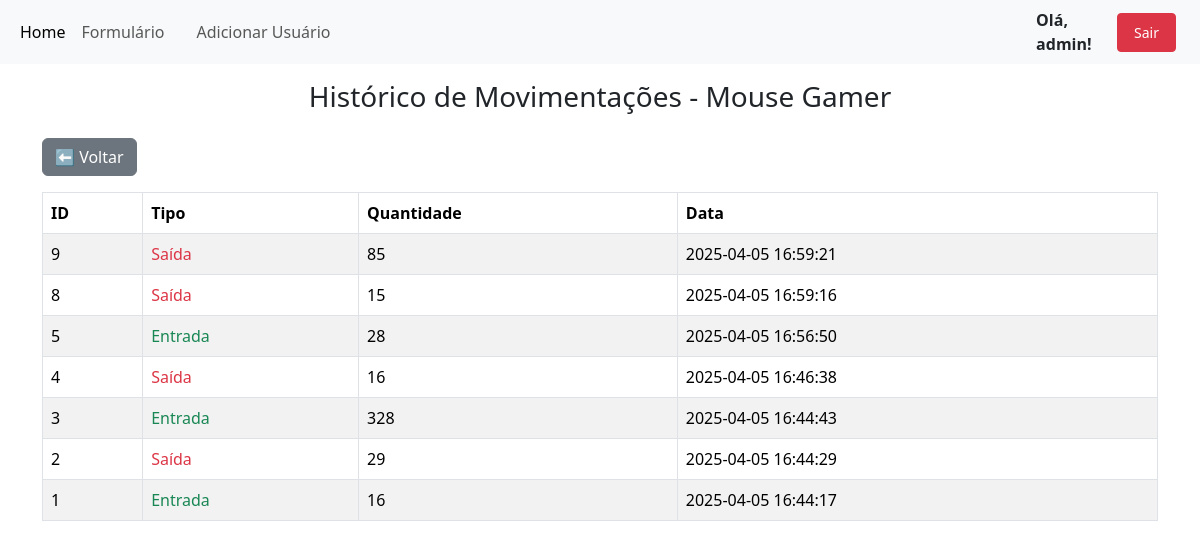
The page /historico/1 (signed in) on the database its author committed.
### tables this page shows
CREATE TABLE produtos (
                    ID INTEGER PRIMARY KEY AUTOINCREMENT,
                    NOME TEXT,
                    QUANTIDADE_ESTOQUE INTEGER,
                    FABRICANTE TEXT,
                    DESCRICAO TEXT,
                    PRECO REAL);

CREATE TABLE movimentacoes (
                    id INTEGER PRIMARY KEY AUTOINCREMENT,
                    produto_id INTEGER,
                    quantidade INTEGER NOT NULL,
                    tipo_movimentacao TEXT CHECK(tipo_movimentacao in ('entrada', 'saida')) NOT NULL,
                    data TIMESTAMP DEFAULT CURRENT_TIMESTAMP,
                    FOREIGN KEY (produto_id) REFERENCES produtos(id)
                    );

### routes/produto.py (the view)
@bp_produto.route("/historico/<int:id>")
def historico_produto(id):
    if "user_id" not in session:
        flash("Você precisa fazer login!")
        return redirect(url_for("auth.login"))
    with sql.connect("form_db.db") as con:
        con.row_factory = sql.Row
        cur = con.cursor()
        cur.execute("SELECT * FROM produtos WHERE ID = ?", (id,))
        produto = cur.fetchone()
        cur.execute("SELECT * FROM movimentacoes WHERE produto_id = ? ORDER BY data DESC", (id,))
        historico = cur.fetchall()
    return render_template("historico_produto.html", produto=produto, historico=historico)

### templates/historico_produto.html
{% extends 'layout.html' %}
{% block body %}
<h3 class="text-center mb-4">Histórico de Movimentações - {{ produto.NOME }}</h3>
<a href="{{ url_for('produto.index') }}" class="btn btn-secondary mb-3">⬅ Voltar</a>
<table class="table table-striped table-bordered">
  <thead class="thead-dark">
    <tr>
      <th>ID</th>
      <th>Tipo</th>
      <th>Quantidade</th>
      <th>Data</th>
    </tr>
  </thead>
  <tbody>
    {% for mov in historico %}
    <tr>
      <td>{{ mov.id }}</td>
      <td>
        {% if mov.tipo_movimentacao == 'entrada' %}
          <span class="text-success">Entrada</span>
        {% else %}
          <span class="text-danger">Saída</span>
        {% endif %}
      </td>
      <td>{{ mov.quantidade }}</td>
      <td>{{ mov.data }}</td>
    </tr>
    {% else %}
    <tr>
      <td colspan="4" class="text-center text-muted">Sem movimentações registradas.</td>
    </tr>
    {% endfor %}
  </tbody>
</table>
{% endblock %}

### rows shown on the page
produtos: NOME "Mouse Gamer"
movimentacoes: id "9", tipo_movimentacao "Saída", quantidade "85", data "2025-04-05 16:59:21"
movimentacoes: id "8", tipo_movimentacao "Saída", quantidade "15", data "2025-04-05 16:59:16"
movimentacoes: id "5", tipo_movimentacao "Entrada", quantidade "28", data "2025-04-05 16:56:50"
movimentacoes: id "4", tipo_movimentacao "Saída", quantidade "16", data "2025-04-05 16:46:38"
movimentacoes: id "3", tipo_movimentacao "Entrada", quantidade "328", data "2025-04-05 16:44:43"
movimentacoes: id "2", tipo_movimentacao "Saída", quantidade "29", data "2025-04-05 16:44:29"
movimentacoes: id "1", tipo_movimentacao "Entrada", quantidade "16", data "2025-04-05 16:44:17"

### other values the page prints
{{ session.user_name }} "admin"
